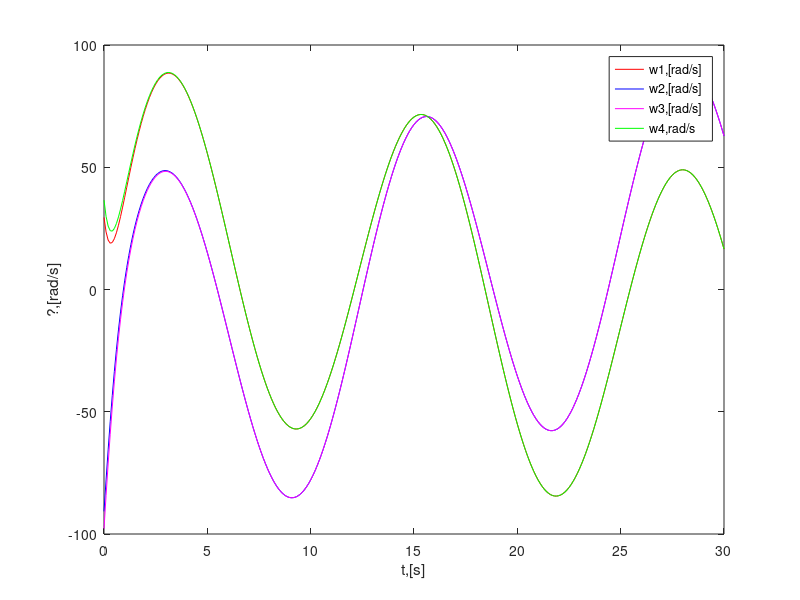
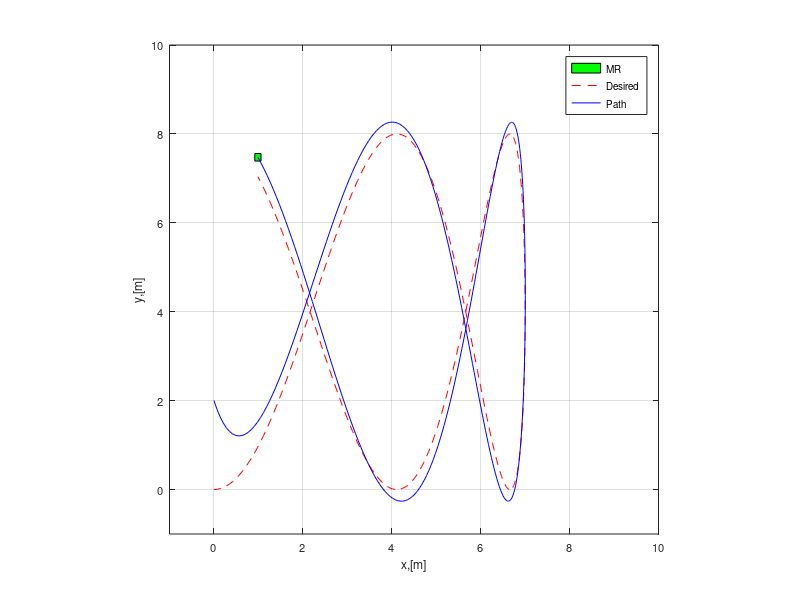

Write MATLAB code to recreate these figures, in order.
%% Kinemaitc simulation of mobile robot
clear all;clc; % lenh xoa man hinh

%% tham so mo phong
dt = 0.1; % buoc nhay
ts = 30; % thoi gian mo phong
t = 0:dt:ts; % vector

%% thong so vat ly cua xe
r = 0.03; % ban kinh banh xe
l_x = 0.05; % khoang cach banh xe den khung xe
l_y = 0.085;

%% vi tri ban dau
x0 = 0;
y0 = 2;
psi0 = pi/4;

eta0 = [x0;y0;psi0]; % ma tran vi tri ban dau
eta(:,1) = eta0;

%% vong lap - xe di chuyen
for i=1:length(t)
    
    %% input
    % quy dao mong muon
    eta_d(:,i) = [7*sin(0.1*t(i));4-4*cos(0.5*t(i));pi/2];
    % dao ham quy dao mong muon
    eta_d_dot = [0.7*cos(0.1*t(i));2.5*sin(0.5*t(i));0];
    % tinh sai so vi tri
    eta_error = eta_d(:,i) - eta(:,i);

    psi = eta(3,i);
    % ma tran chuyen doi
    J = [cos(psi),-sin(psi),0;
             sin(psi),cos(psi),0;
             0,0,1];
    
    W = r/4*[1,1,1,1;
            -1,1,1,-1;
            -1/(l_x+l_y),1/(l_x+l_y),-1/(l_x+l_y),1/(l_x+l_y)];
   
    W_1 = 1/r*[ 1, -1, -(l_x+l_y);
              1,  1,  (l_x+l_y);
              1,  1, -(l_x+l_y);
              1, -1,  (l_x+l_y)];
  
    % tinh omega
    omega(:,i) = W_1*(inv(J)*(eta_d_dot + eta_error));
    % van toc trong XGY
    vtXY(:,i) = J*(W*omega(:,i));
    eta(:,i+1) = eta(:,i) + vtXY(:,i)*dt; % update vi tri
    
end
%% ve bieu do
figure
plot(t,omega(1,1:i),'r-'); % toa do Ox
hold on
plot(t, omega(2,1:i),'b-'); % toa do Oy
plot(t, omega(3,1:i),'m-'); % goc phi
plot(t, omega(4,1:i),'g-');
legend('w1,[rad/s]','w2,[rad/s]','w3,[rad/s]','w4,rad/s');
set(gca,'fontsize',10)
xlabel('t,[s]');
ylabel('?,[rad/s]');

eta(:,i)
%% hinh anh chuyen dong cua robot
w = 2*(l_x+0.02);
l = 2*l_y;
% toa do 4 diem robot so voi tam robot
mr_co = [-l/2,  l/2, l/2, -l/2, -l/2;           % |-----|
         -w/2, -w/2, w/2,  w/2, -w/2;];         % |_____|

figure
for i = 1:5:length(t) % robot bat dau di chuyen
    psi = eta(3,i);
    R_psi = [cos(psi),-sin(psi);
           sin(psi),cos(psi);]; % ma tran quay
    v_pos = R_psi*mr_co;
    fill(v_pos(1,:) + eta(1,i),v_pos(2,:)+eta(2,i),'g')
    % backgound
    hold on, grid on
    plot(eta_d(1,:),eta_d(2,:),'r--');
    axis([-1 10 -1 10 ]), axis square
    plot(eta(1,1:i),eta(2,1:i),'b-');
    legend('MR','Desired','Path')
    set(gca,'fontsize',8)
    xlabel('x,[m]');ylabel('y,[m]');
    pause(0.1);
    hold off
end % animation ends here


         